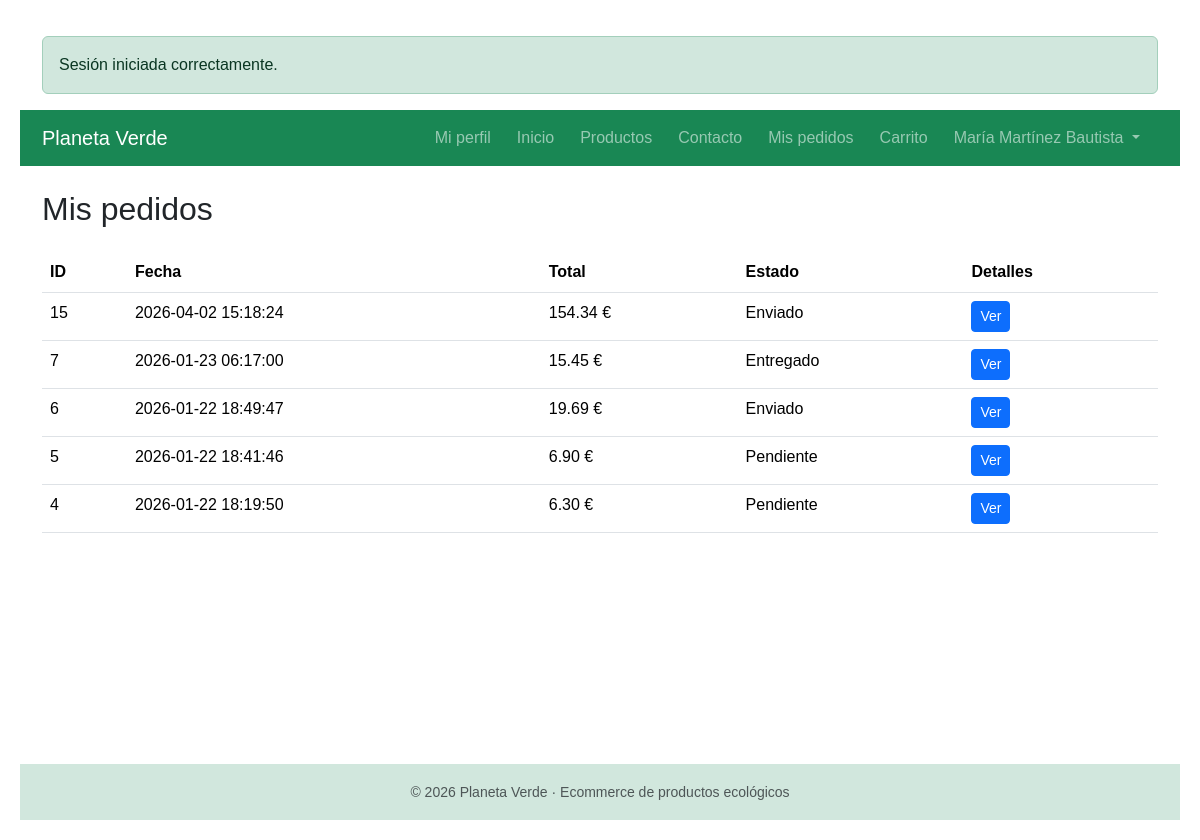
Page /index.php?controller=cliente&action=pedidos (signed in) on the committed database.
### tables this page shows
CREATE TABLE `pedidos` (
  `id_pedido` int(11) NOT NULL,
  `id_usuario` int(11) DEFAULT NULL,
  `created_at` timestamp NOT NULL DEFAULT current_timestamp(),
  `estado` enum('pendiente','enviado','entregado') NOT NULL DEFAULT 'pendiente',
  `total` decimal(10,2) NOT NULL,
  `activo` tinyint(1) NOT NULL DEFAULT 1
);

### controllers/ClienteController.php (called while the page is built, shortened)
<?php
require_once __DIR__ . '/../models/Pedido.php';
class ClienteController
{
    public function pedidos()
    {
        $idUsuario = $_SESSION['usuario']['id'];
        $pedidos = Pedido::getByUsuario($idUsuario);
        require_once __DIR__ . '/../views/cliente/pedidos.php';
    }
}

### index.php (called while the page is built, shortened)
<?php
$action     = $_GET['action'] ?? 'index';
$controllerObject = new $controllerName();
$controllerObject->$action();

### models/Pedido.php (called while the page is built, shortened)
<?php
class Pedido
{
    public static function getByUsuario($idUsuario)
    {
        $pdo = get_conexion();
        $sql = "
        SELECT id_pedido, created_at, total, estado
        FROM pedidos
        WHERE id_usuario = :id
        ORDER BY created_at DESC
    ";
        $stmt = $pdo->prepare($sql);
        $stmt->execute([':id' => $idUsuario]);
        return $stmt->fetchAll(PDO::FETCH_ASSOC);
    }
}

### views/cliente/pedidos.php (the view)
<?php require_once __DIR__ . '/../partials/header.php'; ?>
<?php require_once __DIR__ . '/../partials/navbar.php'; ?>
<main class="container flex-fill">
    <h2 class="my-4">Mis pedidos</h2>
    <?php if (empty($pedidos)): ?>
        <p>No has realizado ningún pedido.</p>
    <?php else: ?>
        <table class="table">
            <thead>
                <tr>
                    <th>ID</th>
                    <th>Fecha</th>
                    <th>Total</th>
                    <th>Estado</th>
                    <th>Detalles</th>
                </tr>
            </thead>
            <tbody>
                <?php foreach ($pedidos as $p): ?>
                    <tr>
                        <td><?= $p['id_pedido'] ?></td>
                        <td><?= $p['created_at'] ?></td>
                        <td><?= number_format($p['total'], 2) ?> €</td>
                        <td><?= ucfirst($p['estado']) ?></td>
                        <td>
                            <a href="index.php?controller=cliente&action=verPedido&id=<?= $p['id_pedido'] ?>"
                                class="btn btn-sm btn-primary">
                                Ver
                            </a>
                        </td>
                    </tr>
                <?php endforeach; ?>
            </tbody>
        </table>
    <?php endif; ?>
</main>
<?php require_once __DIR__ . '/../partials/footer.php'; ?>

### public/css/estilos.css (style rules this page uses)
body { font-family: Arial, sans-serif; margin: 20px; }

### rows in the picture
pedidos: id_pedido "15", created_at "2026-04-02 15:18:24", total "154.34", estado "Enviado"
pedidos: id_pedido "7", created_at "2026-01-23 06:17:00", total "15.45", estado "Entregado"
pedidos: id_pedido "6", created_at "2026-01-22 18:49:47", total "19.69", estado "Enviado"
pedidos: id_pedido "5", created_at "2026-01-22 18:41:46", total "6.90", estado "Pendiente"
pedidos: id_pedido "4", created_at "2026-01-22 18:19:50", total "6.30", estado "Pendiente"

### other values in the picture
$flash['mensaje'] "Sesión iniciada correctamente."
$_SESSION['usuario']['nombre'] "María Martínez Bautista"
